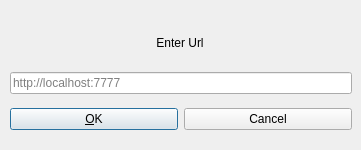
<?xml version="1.0" encoding="UTF-8"?>
<ui version="4.0">
 <class>httpSettings</class>
 <widget class="QDialog" name="httpSettings">
  <property name="geometry">
   <rect>
    <x>0</x>
    <y>0</y>
    <width>361</width>
    <height>150</height>
   </rect>
  </property>
  <property name="minimumSize">
   <size>
    <width>361</width>
    <height>150</height>
   </size>
  </property>
  <property name="maximumSize">
   <size>
    <width>361</width>
    <height>150</height>
   </size>
  </property>
  <property name="windowTitle">
   <string>Http settings</string>
  </property>
  <widget class="QWidget" name="verticalLayoutWidget">
   <property name="geometry">
    <rect>
     <x>10</x>
     <y>20</y>
     <width>342</width>
     <height>121</height>
    </rect>
   </property>
   <layout class="QVBoxLayout" name="verticalLayout">
    <item>
     <widget class="QLabel" name="status">
      <property name="minimumSize">
       <size>
        <width>340</width>
        <height>30</height>
       </size>
      </property>
      <property name="maximumSize">
       <size>
        <width>340</width>
        <height>30</height>
       </size>
      </property>
      <property name="text">
       <string>Enter Url</string>
      </property>
      <property name="alignment">
       <set>Qt::AlignCenter</set>
      </property>
     </widget>
    </item>
    <item>
     <widget class="QLineEdit" name="httpLine">
      <property name="inputMask">
       <string/>
      </property>
      <property name="text">
       <string/>
      </property>
      <property name="maxLength">
       <number>128</number>
      </property>
      <property name="placeholderText">
       <string>http://localhost:7777</string>
      </property>
     </widget>
    </item>
    <item>
     <layout class="QHBoxLayout" name="horizontalLayout">
      <item>
       <widget class="QPushButton" name="okButton">
        <property name="cursor">
         <cursorShape>PointingHandCursor</cursorShape>
        </property>
        <property name="text">
         <string>&amp;OK</string>
        </property>
       </widget>
      </item>
      <item>
       <widget class="QPushButton" name="cancelButton">
        <property name="cursor">
         <cursorShape>PointingHandCursor</cursorShape>
        </property>
        <property name="text">
         <string>Cancel</string>
        </property>
       </widget>
      </item>
     </layout>
    </item>
   </layout>
  </widget>
 </widget>
 <resources/>
 <connections/>
</ui>
